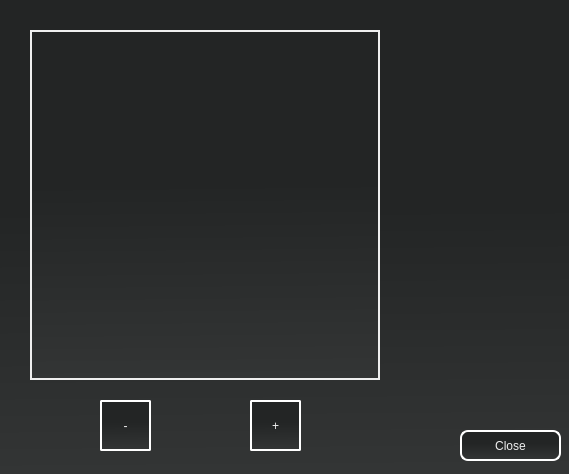
<?xml version="1.0" encoding="UTF-8"?>
<ui version="4.0">
 <class>Preview</class>
 <widget class="QDialog" name="Preview">
  <property name="geometry">
   <rect>
    <x>0</x>
    <y>0</y>
    <width>569</width>
    <height>474</height>
   </rect>
  </property>
  <property name="windowTitle">
   <string>Dialog</string>
  </property>
  <property name="styleSheet">
   <string notr="true">background-color: qlineargradient(spread:pad, x1:0.482, y1:0.4375, x2:0.488, y2:0.994318, stop:0 rgba(35, 37, 37, 255), stop:1 rgba(51, 53, 53, 255));
color: rgb(239, 239, 239);</string>
  </property>
  <widget class="QPushButton" name="closeButton">
   <property name="geometry">
    <rect>
     <x>460</x>
     <y>430</y>
     <width>101</width>
     <height>31</height>
    </rect>
   </property>
   <property name="styleSheet">
    <string notr="true">#closeButton{
	border-radius: 8px;
	border: 2px solid #FFFFFF;
}

#closeButton:hover{
background-color: rgb(108, 108, 108);
}</string>
   </property>
   <property name="text">
    <string>Close</string>
   </property>
   <property name="default">
    <bool>true</bool>
   </property>
  </widget>
  <widget class="QLabel" name="previewLabel">
   <property name="geometry">
    <rect>
     <x>30</x>
     <y>30</y>
     <width>350</width>
     <height>350</height>
    </rect>
   </property>
   <property name="frameShape">
    <enum>QFrame::Box</enum>
   </property>
   <property name="lineWidth">
    <number>2</number>
   </property>
   <property name="midLineWidth">
    <number>0</number>
   </property>
   <property name="text">
    <string/>
   </property>
  </widget>
  <widget class="QPushButton" name="zoomInButton">
   <property name="geometry">
    <rect>
     <x>100</x>
     <y>400</y>
     <width>51</width>
     <height>51</height>
    </rect>
   </property>
   <property name="styleSheet">
    <string notr="true">#zoomInButton{
	border-radius: 2px;
	border: 2px solid #FFFFFF;
}</string>
   </property>
   <property name="text">
    <string>-</string>
   </property>
  </widget>
  <widget class="QPushButton" name="zoomOutButton">
   <property name="geometry">
    <rect>
     <x>250</x>
     <y>400</y>
     <width>51</width>
     <height>51</height>
    </rect>
   </property>
   <property name="styleSheet">
    <string notr="true">#zoomOutButton{
	border-radius: 2px;
	border: 2px solid #FFFFFF;
}</string>
   </property>
   <property name="text">
    <string>+</string>
   </property>
  </widget>
 </widget>
 <resources/>
 <connections/>
</ui>
